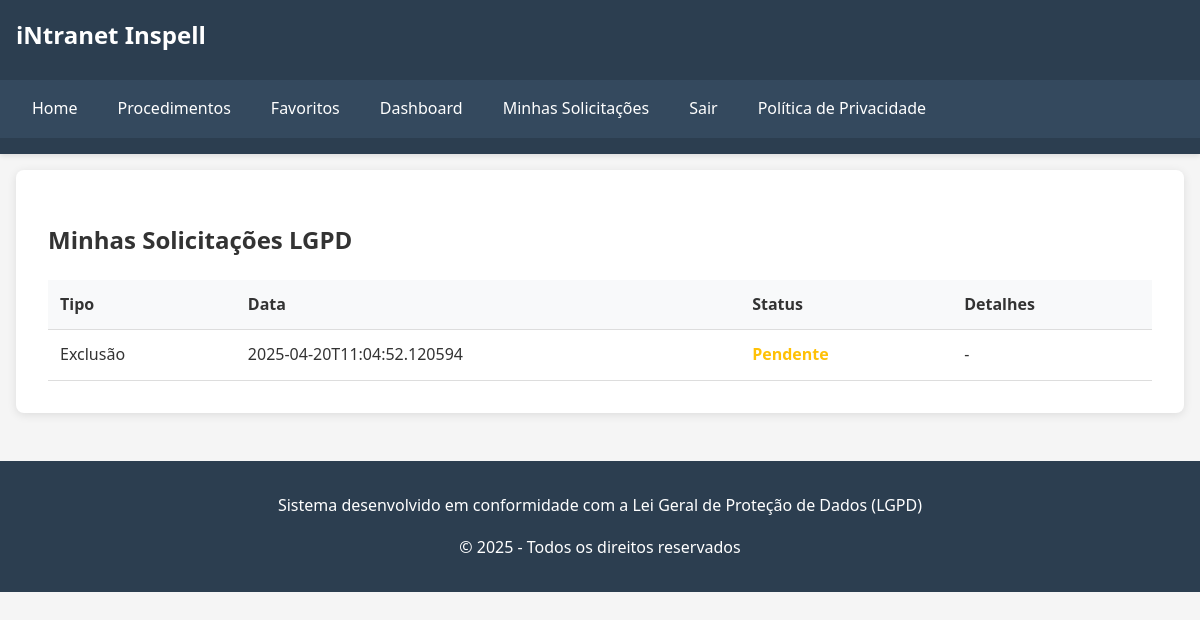
The page /my-requests (signed in) on the database its author committed.
### tables this page shows
CREATE TABLE data_requests (
        id INTEGER PRIMARY KEY AUTOINCREMENT,
        user_id INTEGER NOT NULL,
        request_type TEXT NOT NULL,
        request_status TEXT DEFAULT 'pending',
        request_data TEXT,
        created_at TEXT NOT NULL,
        processed_at TEXT,
        FOREIGN KEY (user_id) REFERENCES users (id)
    );

### app.py (the view)
@app.route('/my-requests')
def my_requests():
    if 'user_id' not in session:
        return redirect(url_for('login'))
    user_id = session['user_id']
    requests = DataRequest.get_user_requests(user_id)
    return render_template('my_requests.html', requests=requests)

### app.py (called while the page is built)
@app.before_request
def log_request():
    if 'user_id' in session:
        user_id = session['user_id']
        action = f"{request.method} {request.path}"
        ip_address = request.remote_addr
        user_agent = request.headers.get('User-Agent')
        User.log_access(user_id, action, ip_address, user_agent)

### database.py (called while the page is built)
def get_db_connection():
    conn = sqlite3.connect('lgpd_database.db')
    conn.row_factory = sqlite3.Row
    return conn

### models.py (called while the page is built)
    @staticmethod
    def log_access(user_id, action, ip_address=None, user_agent=None):
        conn = get_db_connection()
        cursor = conn.cursor()
        cursor.execute(
            'INSERT INTO access_logs (user_id, action, ip_address, user_agent, timestamp) VALUES (?, ?, ?, ?, ?)',
            (user_id, action, ip_address, user_agent, datetime.now().isoformat())
        )
        conn.commit()
        conn.close()

    @staticmethod
    def get_user_requests(user_id):
        conn = get_db_connection()
        cursor = conn.cursor()
        cursor.execute('SELECT * FROM data_requests WHERE user_id = ? ORDER BY created_at DESC', (user_id,))
        requests = cursor.fetchall()
        conn.close()
        return requests

### templates/my_requests.html (shortened to what this page needs)
{% extends "base.html" %}
{% block content %}
    <div class="requests-container">
        <h2>Minhas Solicitações LGPD</h2>
        {% if requests %}
            <table class="requests-table">
                <thead>
                    <tr>
                        <th>Tipo</th>
                        <th>Data</th>
                        <th>Status</th>
                        <th>Detalhes</th>
                    </tr>
                </thead>
                <tbody>
                    {% for request in requests %}
                        <tr>
                            <td>
                                {% if request['request_type'] == 'access' %}
                                    Acesso aos Dados
                                {% elif request['request_type'] == 'rectification' %}
                                    Retificação
                                {% elif request['request_type'] == 'deletion' %}
                                    Exclusão
                                {% elif request['request_type'] == 'portability' %}
                                    Portabilidade
                                {% else %}
                                    {{ request['request_type'] }}
                                {% endif %}
                            </td>
                            <td>{{ request['created_at'] }}</td>
                            <td>
                                <span class="status-{{ request['request_status'] }}">
                                    {% if request['request_status'] == 'pending' %}
                                        Pendente
                                    {% elif request['request_status'] == 'processing' %}
                                        Em Processamento
                                    {% elif request['request_status'] == 'completed' %}
                                        Concluído
                                    {% elif request['request_status'] == 'denied' %}
                                        Negado
                                    {% else %}
                                        {{ request['request_status'] }}
                                    {% endif %}
                                </span>
                            </td>
                            <td>
                                {% if request['request_data'] %}
                                    {{ request['request_data'] }}
                                {% else %}
                                    -
                                {% endif %}
                            </td>
                        </tr>
                    {% endfor %}
                </tbody>
            </table>
        {% else %}
            <p>Você não tem nenhuma solicitação registrada.</p>
        {% endif %}
    </div>
{% endblock %}

### static/css/style.css (style rules this page uses)
body { font-family: 'Segoe UI', Tahoma, Geneva, Verdana, sans-serif; line-height: 1.6; margin: 0; padding: 0; background-color: #f5f5f5; color: #333; }
.requests-container { background-color: white; padding: 2rem; border-radius: 8px; box-shadow: 0 2px 10px rgba(0,0,0,0.1); }
.requests-table { width: 100%; border-collapse: collapse; margin-top: 1rem; }
.requests-table th, .requests-table td { padding: 0.75rem; text-align: left; border-bottom: 1px solid #ddd; }
.requests-table th { background-color: #f8f9fa; font-weight: 600; }
.status-pending { color: #ffc107; font-weight: 600; }

### rows shown on the page
data_requests: request_type "Exclusão", created_at "2025-04-20T11:04:52.120594", request_status "Pendente"
